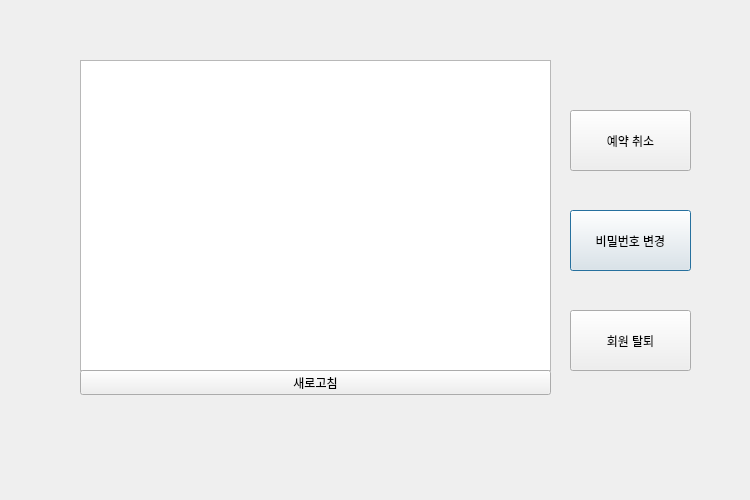
<?xml version="1.0" encoding="UTF-8"?>
<ui version="4.0">
 <class>my_info</class>
 <widget class="QDialog" name="my_info">
  <property name="geometry">
   <rect>
    <x>0</x>
    <y>0</y>
    <width>750</width>
    <height>500</height>
   </rect>
  </property>
  <property name="minimumSize">
   <size>
    <width>750</width>
    <height>500</height>
   </size>
  </property>
  <property name="sizeIncrement">
   <size>
    <width>750</width>
    <height>500</height>
   </size>
  </property>
  <property name="windowTitle">
   <string>Dialog</string>
  </property>
  <widget class="QListWidget" name="list">
   <property name="geometry">
    <rect>
     <x>80</x>
     <y>60</y>
     <width>471</width>
     <height>311</height>
    </rect>
   </property>
  </widget>
  <widget class="QPushButton" name="change_pw">
   <property name="geometry">
    <rect>
     <x>570</x>
     <y>210</y>
     <width>121</width>
     <height>61</height>
    </rect>
   </property>
   <property name="text">
    <string>비밀번호 변경</string>
   </property>
  </widget>
  <widget class="QPushButton" name="cancel">
   <property name="geometry">
    <rect>
     <x>570</x>
     <y>110</y>
     <width>121</width>
     <height>61</height>
    </rect>
   </property>
   <property name="text">
    <string>예약 취소</string>
   </property>
  </widget>
  <widget class="QPushButton" name="refresh">
   <property name="geometry">
    <rect>
     <x>80</x>
     <y>370</y>
     <width>471</width>
     <height>25</height>
    </rect>
   </property>
   <property name="text">
    <string>새로고침</string>
   </property>
  </widget>
  <widget class="QPushButton" name="out">
   <property name="geometry">
    <rect>
     <x>570</x>
     <y>310</y>
     <width>121</width>
     <height>61</height>
    </rect>
   </property>
   <property name="text">
    <string>회원 탈퇴</string>
   </property>
  </widget>
 </widget>
 <resources/>
 <connections/>
</ui>
